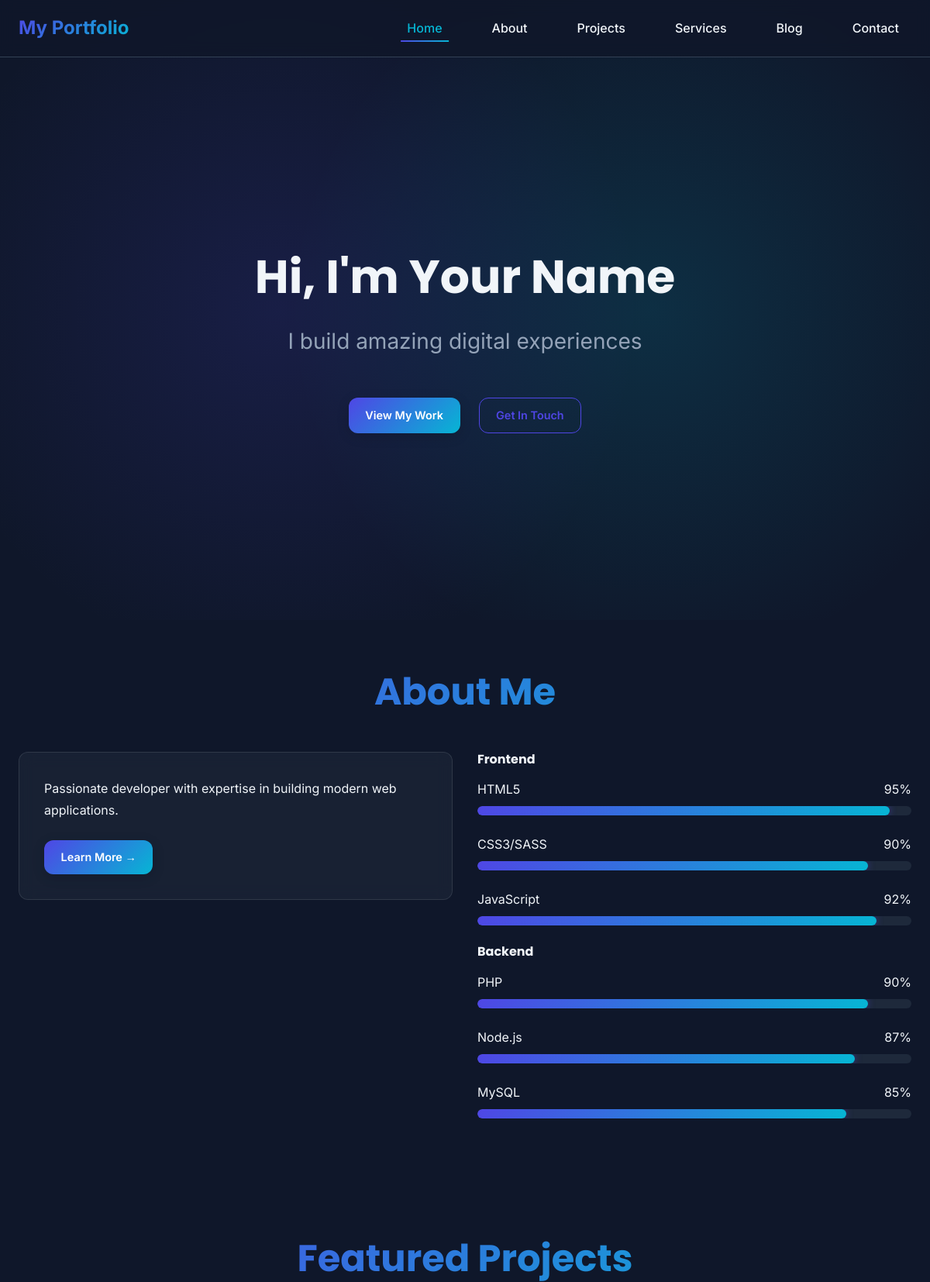
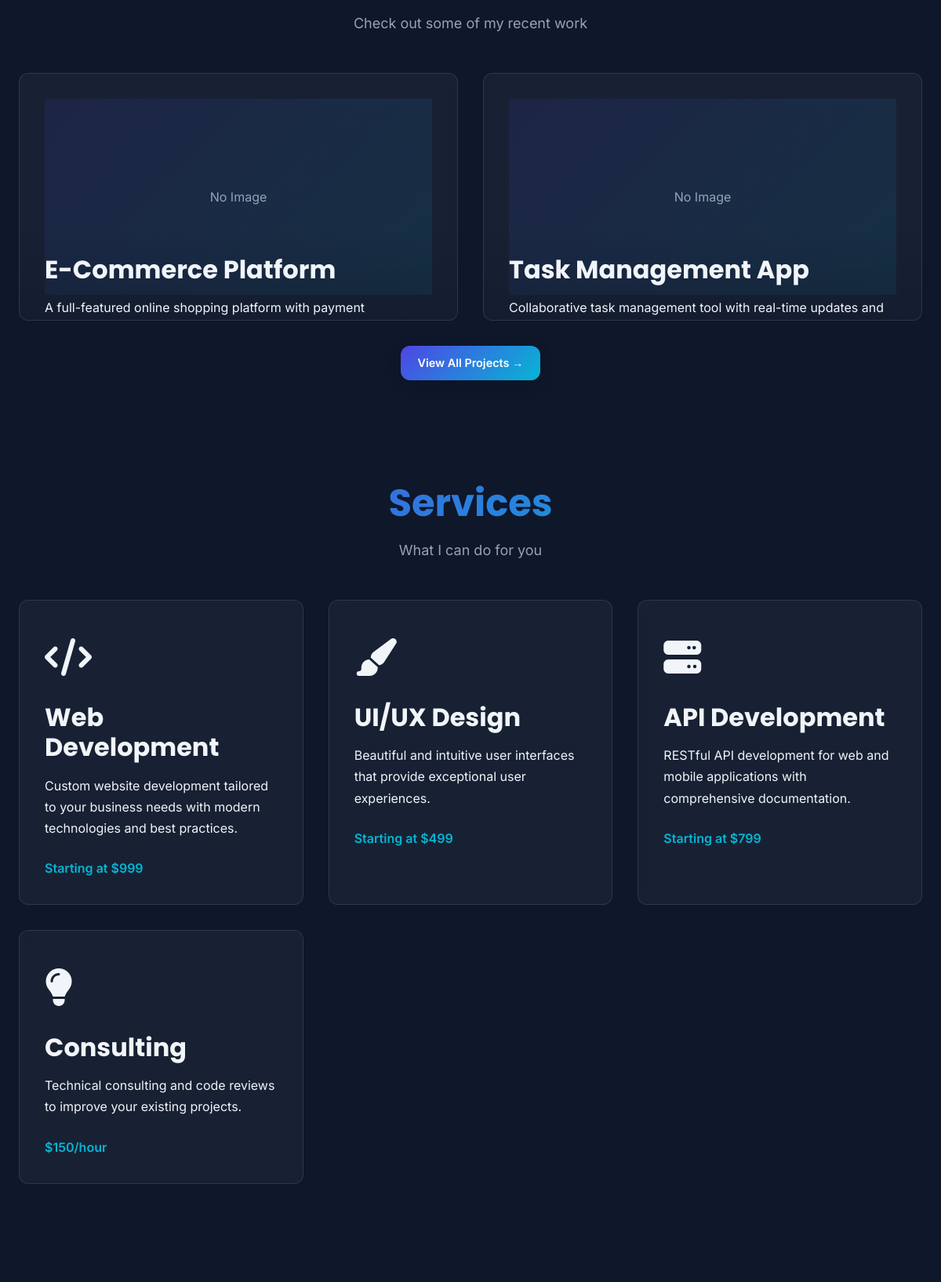
The page /public/index.php (upper part) on the database its author committed (2 pictures, top to bottom).
### tables this page shows
CREATE TABLE `skills` (
  `id` int(11) NOT NULL AUTO_INCREMENT,
  `name` varchar(100) NOT NULL,
  `category` varchar(50) NOT NULL COMMENT 'e.g., Frontend, Backend, Tools',
  `level` int(11) NOT NULL DEFAULT 0 COMMENT 'Proficiency level 0-100',
  `icon` varchar(100) DEFAULT NULL,
  `sort_order` int(11) DEFAULT 0,
  `status` enum('active','inactive') DEFAULT 'active',
  `created_at` timestamp NOT NULL DEFAULT CURRENT_TIMESTAMP,
  `updated_at` timestamp NOT NULL DEFAULT CURRENT_TIMESTAMP ON UPDATE CURRENT_TIMESTAMP,
  PRIMARY KEY (`id`)
);

CREATE TABLE `projects` (
  `id` int(11) NOT NULL AUTO_INCREMENT,
  `title` varchar(200) NOT NULL,
  `description` text NOT NULL,
  `tech_stack` varchar(500) DEFAULT NULL COMMENT 'Comma-separated technologies',
  `category` varchar(50) DEFAULT NULL,
  `image` varchar(255) DEFAULT NULL,
  `live_url` varchar(255) DEFAULT NULL,
  `github_url` varchar(255) DEFAULT NULL,
  `is_featured` tinyint(1) DEFAULT 0,
  `sort_order` int(11) DEFAULT 0,
  `status` enum('active','inactive') DEFAULT 'active',
  `created_at` timestamp NOT NULL DEFAULT CURRENT_TIMESTAMP,
  `updated_at` timestamp NOT NULL DEFAULT CURRENT_TIMESTAMP ON UPDATE CURRENT_TIMESTAMP,
  PRIMARY KEY (`id`)
);

CREATE TABLE `services` (
  `id` int(11) NOT NULL AUTO_INCREMENT,
  `title` varchar(100) NOT NULL,
  `description` text NOT NULL,
  `icon` varchar(100) DEFAULT NULL COMMENT 'Icon class or image path',
  `price` varchar(50) DEFAULT NULL,
  `features` text DEFAULT NULL COMMENT 'JSON or line-separated features',
  `sort_order` int(11) DEFAULT 0,
  `status` enum('active','inactive') DEFAULT 'active',
  `created_at` timestamp NOT NULL DEFAULT CURRENT_TIMESTAMP,
  `updated_at` timestamp NOT NULL DEFAULT CURRENT_TIMESTAMP ON UPDATE CURRENT_TIMESTAMP,
  PRIMARY KEY (`id`)
);

### config/database.php (called while the page is built, shortened)
<?php
class Database {
    private static $instance = null;
    private $connection;
    private function __construct() {
        try {
            $dsn = "mysql:host=" . DB_HOST . ";dbname=" . DB_NAME . ";charset=" . DB_CHARSET;
            $options = [
                PDO::ATTR_ERRMODE            => PDO::ERRMODE_EXCEPTION,
                PDO::ATTR_DEFAULT_FETCH_MODE => PDO::FETCH_ASSOC,
                PDO::ATTR_EMULATE_PREPARES   => false,
                PDO::MYSQL_ATTR_INIT_COMMAND => "SET NAMES " . DB_CHARSET
            ];
            $this->connection = new PDO($dsn, DB_USER, DB_PASS, $options);
        } catch (PDOException $e) {
            if (APP_ENV === 'development') {
                die("Database Connection Failed: " . $e->getMessage());
            } else {
                die("Database connection error. Please try again later.");
            }
        }
    }
    public static function getInstance() {
        if (self::$instance === null) {
            self::$instance = new Database();
        }
        return self::$instance;
    }
    public function getConnection() {
        return $this->connection;
    }
}

### app/models/Model.php (called while the page is built, shortened)
<?php
require_once dirname(__DIR__, 2) . '/config/database.php';
abstract class Model {
    protected $db;
    protected $table;
    public function __construct() {
        $this->db = Database::getInstance()->getConnection();
    }
    public function all($conditions = [], $orderBy = null, $limit = null) {
        $sql = "SELECT * FROM {$this->table}";
        $params = [];
        if (!empty($conditions)) {
            $where = [];
            foreach ($conditions as $key => $value) {
                $where[] = "{$key} = ?";
                $params[] = $value;
            }
            $sql .= " WHERE " . implode(' AND ', $where);
        }
        if ($orderBy) {
            $sql .= " ORDER BY " . $orderBy;
        }
        if ($limit) {
            $sql .= " LIMIT " . $limit;
        }
        $stmt = $this->db->prepare($sql);
        $stmt->execute($params);
        return $stmt->fetchAll();
    }
}

### app/models/Setting.php (called while the page is built, shortened)
<?php
require_once __DIR__ . '/Model.php';
class Setting extends Model {
    protected $table = 'settings';
    public function getAll() {
        $stmt = $this->db->query("SELECT setting_key, setting_value FROM {$this->table}");
        $settings = $stmt->fetchAll(PDO::FETCH_KEY_PAIR);
        return $settings;
    }
}

### app/helpers/helpers.php (called while the page is built, shortened)
<?php
function clean($data) {
    return htmlspecialchars($data ?? '', ENT_QUOTES, 'UTF-8');
}
function truncate($text, $length = 100, $suffix = '...') {
    if (strlen($text) <= $length) {
        return $text;
    }
    return substr($text, 0, $length) . $suffix;
}
function getBioPreview($text, $length = 220) {
    $text = preg_replace('/^#+\s*About\s*Me\s*/i', '', trim($text));
    $text = preg_replace('/\*\*(.*?)\*\*/', '$1', $text);
    $text = preg_replace('/\*([^\*]+)\*/', '$1', $text);
    $text = strip_tags(html_entity_decode($text, ENT_QUOTES, 'UTF-8'));
    $text = preg_replace('/\s+/', ' ', trim($text));
    if (mb_strlen($text) <= $length) {
        return htmlspecialchars($text, ENT_QUOTES, 'UTF-8');
    }
    $truncated = mb_substr($text, 0, $length);
    return htmlspecialchars($truncated . '...', ENT_QUOTES, 'UTF-8');
}

### app/models/Skill.php (called while the page is built, shortened)
<?php
require_once __DIR__ . '/Model.php';
class Skill extends Model {
    public function getActive() {
        return $this->all(['status' => 'active'], 'sort_order ASC');
    }
    public function getByCategory() {
        $skills = $this->getActive();
        $grouped = [];
        foreach ($skills as $skill) {
            $category = $skill['category'] ?? 'Other';
            if (!isset($grouped[$category])) {
                $grouped[$category] = [];
            }
            $grouped[$category][] = $skill;
        }
        return $grouped;
    }
}

### app/models/Project.php (called while the page is built, shortened)
<?php
require_once __DIR__ . '/Model.php';
class Project extends Model {
    public function getFeatured($limit = 6) {
        return $this->all(['is_featured' => 1, 'status' => 'active'], 'sort_order ASC', $limit);
    }
}

### app/models/Service.php (called while the page is built, shortened)
<?php
require_once __DIR__ . '/Model.php';
class Service extends Model {
    public function getActive() {
        return $this->all(['status' => 'active'], 'sort_order ASC');
    }
}

### public/index.php (the view, shortened to what this page needs)
<?php
require_once __DIR__ . '/../config/database.php';
require_once __DIR__ . '/../app/helpers/helpers.php';
require_once __DIR__ . '/../app/models/Project.php';
require_once __DIR__ . '/../app/models/Service.php';
require_once __DIR__ . '/../app/models/Skill.php';
require_once __DIR__ . '/../app/models/Setting.php';
$projectModel = new Project();
$serviceModel = new Service();
$skillModel = new Skill();
$settingModel = new Setting();
$featuredProjects = $projectModel->getFeatured(6);
$services = $serviceModel->getActive();
$skillsByCategory = $skillModel->getByCategory();
$settings = $settingModel->getAll();
$heroTitle = $settings['hero_title'] ?? 'Hi, I\'m Your Name';
$heroSubtitle = $settings['hero_subtitle'] ?? 'I build amazing digital experiences';
include __DIR__ . '/../includes/header.php';
include __DIR__ . '/../includes/navbar.php';
?>
<section class="hero" id="home">
    <div class="container">
        <div class="hero-content">
            <h1 class="hero-title"><?php echo clean($heroTitle); ?></h1>
            <p class="hero-subtitle"><?php echo clean($heroSubtitle); ?></p>
            <div class="hero-buttons">
                <a href="#projects" class="btn btn-primary">View My Work</a>
                <a href="#contact" class="btn btn-outline">Get In Touch</a>
            </div>
        </div>
    </div>
</section>
<section class="section" id="about-preview">
    <div class="container">
        <div class="section-header" data-aos="fade-up">
            <h2 class="section-title">About Me</h2>
        </div>
        <div class="grid grid-2" data-aos="fade-up" data-aos-delay="200" style="align-items: start;">
            <div class="glass-card" style="height: fit-content; align-self: start;">
                <p class="text-lg" style="line-height: 1.8; margin-bottom: 1.5rem;">
                    <?php echo getBioPreview($settings['about_bio'] ?? 'Passionate developer creating innovative solutions.', 220); ?>
                </p>
                <a href="about" class="btn btn-primary">Learn More →</a>
            </div>
            <div style="height: fit-content; align-self: start;">
                <?php if (!empty($skillsByCategory)): ?>
                    <?php $count = 0; foreach ($skillsByCategory as $category => $skills): ?>
                        <?php if ($count++ >= 2) break; ?>
                        <h4><?php echo clean($category); ?></h4>
                        <?php foreach (array_slice($skills, 0, 3) as $skill): ?>
                            <div class="skill-item">
                                <div class="skill-header">
                                    <span><?php echo clean($skill['name']); ?></span>
                                    <span><?php echo $skill['level']; ?>%</span>
                                </div>
                                <div class="skill-bar">
                                    <div class="skill-progress" style="width: <?php echo $skill['level']; ?>%"></div>
                                </div>
                            </div>
                        <?php endforeach; ?>
                    <?php endforeach; ?>
                <?php endif; ?>
            </div>
        </div>
    </div>
</section>
<section class="section" id="projects">
    <div class="container">
        <div class="section-header" data-aos="fade-up">
            <h2 class="section-title">Featured Projects</h2>
            <p class="section-subtitle">Check out some of my recent work</p>
        </div>
        <?php if (empty($featuredProjects)): ?>
            <p class="text-center text-muted">No projects to display yet.</p>
        <?php else: ?>
            <div class="grid grid-3">
                <?php foreach ($featuredProjects as $index => $project): ?>
                    <div class="glass-card project-card" data-aos="fade-up" data-aos-delay="<?php echo $index * 100; ?>">
                        <?php if ($project['image']): ?>
                            <img src="<?php echo getFileUrl($project['image']); ?>" alt="<?php echo clean($project['title']); ?>" class="project-image">
                        <?php else: ?>
                            <div style="height: 250px; background: var(--gradient-card); display: flex; align-items: center; justify-content: center; color: var(--color-text-muted);">
                                No Image
                            </div>
                        <?php endif; ?>
                        <div class="project-overlay">
                            <h3><?php echo clean($project['title']); ?></h3>
                            <p><?php echo clean(truncate($project['description'], 100)); ?></p>
                        </div>
                    </div>
                <?php endforeach; ?>
            </div>
            <div class="text-center mt-3">
                <a href="projects" class="btn btn-primary">View All Projects →</a>
            </div>
        <?php endif; ?>
    </div>
</section>
<?php if (!empty($services)): ?>
<section class="section" id="services">
    <div class="container">
        <div class="section-header" data-aos="fade-up">
            <h2 class="section-title">Services</h2>
            <p class="section-subtitle">What I can do for you</p>
        </div>
        <div class="grid grid-3">
            <?php foreach ($services as $index => $service): ?>
                <div class="glass-card" data-aos="fade-up" data-aos-delay="<?php echo $index * 100; ?>">
                    <div style="font-size: 3rem; margin-bottom: 1rem;">
                        <?php
                        $icon = $service['icon'] ?? '';
                        $ext = pathinfo($icon, PATHINFO_EXTENSION);
                        $isImage = in_array(strtolower($ext), ['jpg', 'jpeg', 'png', 'gif', 'svg', 'webp']);
                        if ($isImage):
                        ?>
                            <img src="<?php echo getFileUrl($icon); ?>" alt="<?php echo clean($service['title']); ?>" style="width: 3rem; height: 3rem; object-fit: contain;">
                        <?php elseif (!empty($icon) && strpos($icon, 'fa-') !== false): ?>
                            <i class="<?php echo clean($icon); ?>"></i>
                        <?php else: ?>
                            <?php echo !empty($icon) ? clean($icon) : '⚙️'; ?>
                        <?php endif; ?>
                    </div>
                    <h3><?php echo clean($service['title']); ?></h3>
                    <p><?php echo clean($service['description']); ?></p>
                    <?php if ($service['price']): ?>
                        <p class="mt-2" style="color: var(--color-accent); font-weight: 600;"><?php echo clean($service['price']); ?></p>
                    <?php endif; ?>
                </div>
            <?php endforeach; ?>
        </div>
    </div>
</section>
<?php endif; ?>
<section class="section" id="contact-cta">
</section>
<?php include __DIR__ . '/../includes/footer.php'; ?>
<link rel="stylesheet" href="https://unpkg.com/aos@2.3.1/dist/aos.css">

### rows shown on the page
skills: name "HTML5", level "95"
skills: name "CSS3/SASS", level "90"
skills: name "JavaScript", level "92"
skills: name "PHP", level "90"
skills: name "Node.js", level "87"
skills: name "MySQL", level "85"
projects: shows "No Image", title "E-Commerce Platform", description "A full-featured online shopping platform with payment…"
projects: shows "No Image", title "Task Management App", description "Collaborative task management tool with real-time updates and…"
services: title "Web Development", description "Custom website development tailored to your business needs with modern technologies and best practices.", price "Starting at $999"
services: title "UI/UX Design", description "Beautiful and intuitive user interfaces that provide exceptional user experiences.", price "Starting at $499"
services: title "API Development", description "RESTful API development for web and mobile applications with comprehensive documentation.", price "Starting at $799"
services: title "Consulting", description "Technical consulting and code reviews to improve your existing projects.", price "$150/hour"

### other values the page prints
$settings['site_name'] "My Portfolio"
$heroTitle "Hi, I'm Your Name"
$heroSubtitle "I build amazing digital experiences"
$category "Frontend"
$category "Backend"
